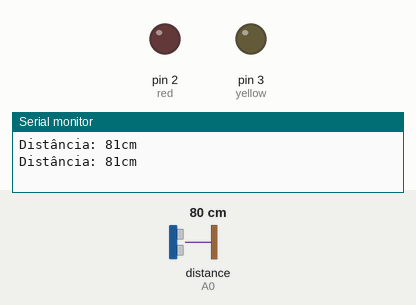
Recording of a sketch running on a simulated Arduino Uno, built with avr-gcc and run on an emulated ATmega328P. Shown: output pins drawn as LEDs (lit = HIGH), the last lines printed to the serial monitor. Inputs (shaded band) come from the test bench; at power-on: distance to the obstacle (sensor on A0) 80 cm. The echo pulse lasts 58.3 µs per cm.

Above: at 1.3 s.
1.4 s: distance to the obstacle (sensor on A0) set to 22 cm
2.9 s: distance to the obstacle (sensor on A0) set to 17 cm
At 3.6 s:
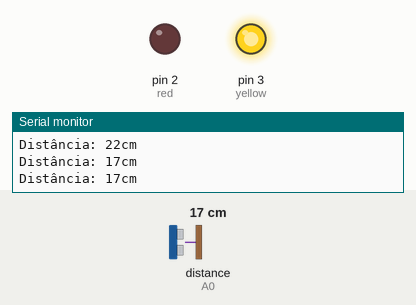
4.5 s: distance to the obstacle (sensor on A0) set to 9 cm
At 5.1 s:
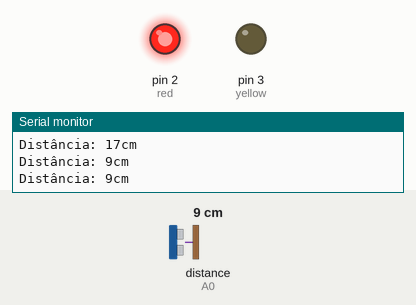
6.0 s: distance to the obstacle (sensor on A0) set to 18 cm
At 6.6 s:
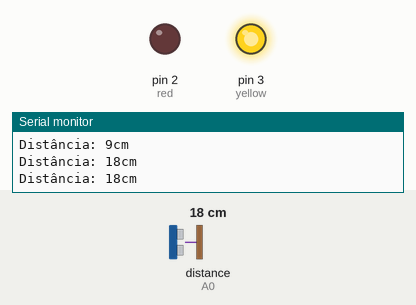
7.5 s: distance to the obstacle (sensor on A0) set to 2 cm
At 8.0 s:
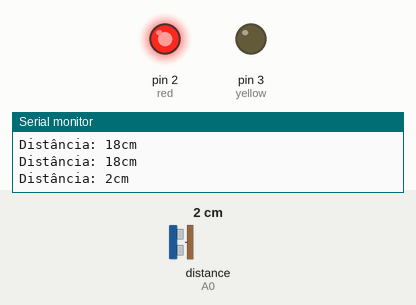
Timing chart, 0 to 10.0 s (numbered marks = the images above; inputs shaded):
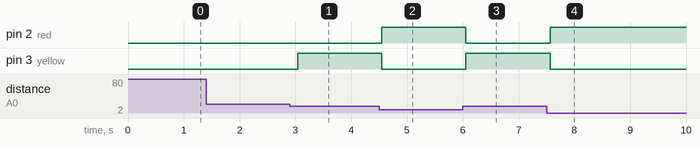

The sketch:

distancia_sensor.ino
```cpp
#include <NewPing.h>
#define TRIGGER_PIN  A1  // Arduino pin tied to trigger pin on the ultrasonic sensor.
#define ECHO_PIN     A0  // Arduino pin tied to echo pin on the ultrasonic sensor.
#define MAX_DISTANCE 200 // Maximum distance we want to ping for (in centimeters). Maximum sensor distance is rated at 400-500cm.
int red =2;
int yellow =3;
NewPing distancia (TRIGGER_PIN, ECHO_PIN, MAX_DISTANCE);
void setup() {
 pinMode(red, OUTPUT);
 pinMode(yellow, OUTPUT);
 Serial.begin(9600);
}

void loop() {
  delay(500);
  Serial.print("Distância: ");
  Serial.print(distancia.ping_cm());
  Serial.println("cm");
 acender(distancia.ping_cm());
}

void acender(int distancia){
  if (distancia>10 && distancia<20)
{
  digitalWrite(yellow, HIGH);
   digitalWrite(red,LOW);
}   else if  (distancia<10){
  digitalWrite (red, HIGH);
   digitalWrite(yellow, LOW);
}
else {
  digitalWrite(yellow, LOW);
  digitalWrite(red,LOW);
}

}
```

Measured:
- the behaviour switches between 20 and 19 cm on distance to the obstacle (sensor on A0) (found by bisection; images 0 and 1)
- after the input at 2.9 s, pin 3 (yellow): LOW → HIGH after 0.14 s
- after the input at 4.5 s, pin 2 (red): LOW → HIGH after 0.05 s; pin 3 (yellow): HIGH → LOW after 0.05 s
- after the input at 6.0 s, pin 2 (red): HIGH → LOW after 0.06 s; pin 3 (yellow): LOW → HIGH after 0.06 s
- after the input at 7.5 s, pin 2 (red): LOW → HIGH after 0.07 s; pin 3 (yellow): HIGH → LOW after 0.07 s
